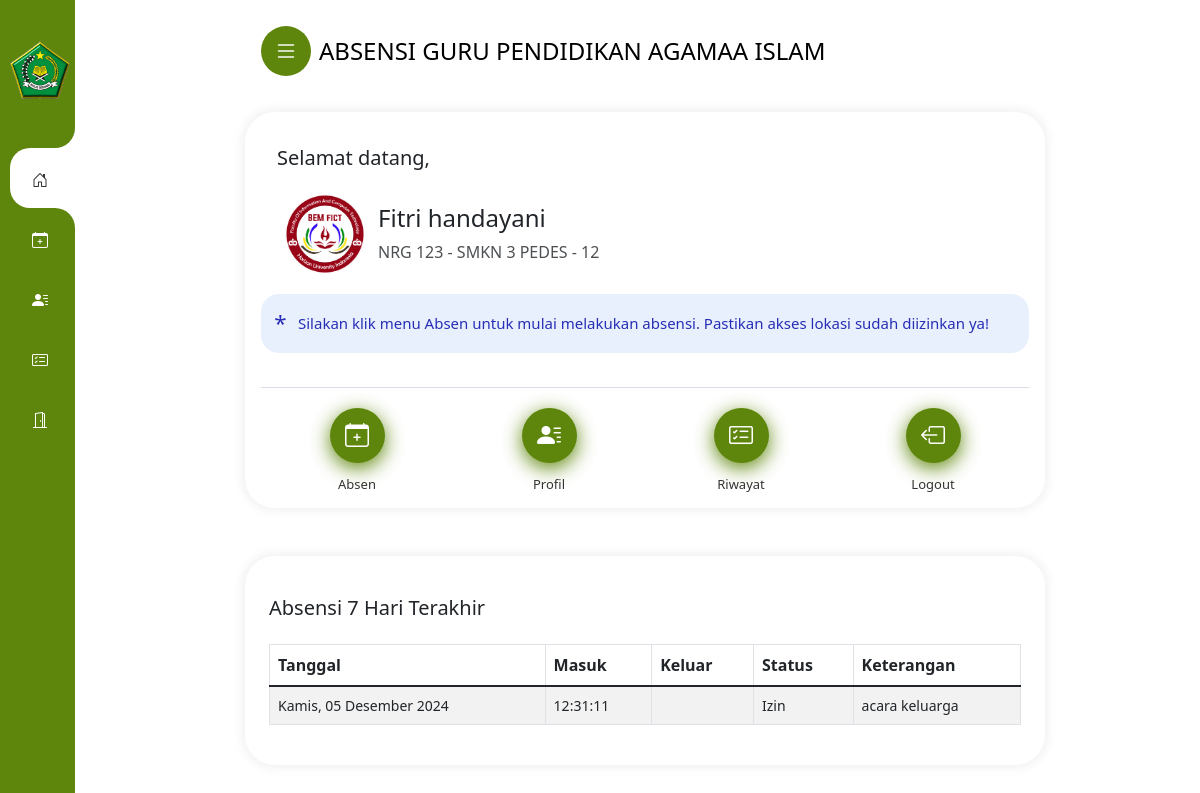
The app's page /beranda (signed in) with its own data.
### tables this page shows
CREATE TABLE `pengguna` (
  `id` int NOT NULL,
  `nip` int NOT NULL,
  `nama` varchar(30) NOT NULL,
  `password` varchar(255) NOT NULL,
  `jabatan_id` int NOT NULL,
  `penempatan_id` int NOT NULL,
  `foto_profil` varchar(225) DEFAULT NULL
);

CREATE TABLE `jabatan` (
  `jabatan_id` int NOT NULL,
  `jabatan_nama` varchar(30) NOT NULL
);

CREATE TABLE `penempatan` (
  `penempatan_id` int NOT NULL,
  `penempatan_nama` varchar(11) NOT NULL
);

CREATE TABLE `absen` (
  `id_absen` int NOT NULL,
  `nip` int NOT NULL,
  `id_status` int DEFAULT NULL,
  `id_jadwal` int DEFAULT NULL,
  `tanggal_absen` date DEFAULT NULL,
  `jam_masuk` time DEFAULT NULL,
  `tgl_keluar` date DEFAULT NULL,
  `jam_keluar` time DEFAULT NULL,
  `keterangan` varchar(55) DEFAULT NULL,
  `foto_absen` varchar(255) DEFAULT NULL,
  `latlong` varchar(50) DEFAULT NULL
);

CREATE TABLE `status_absen` (
  `id_status` int NOT NULL,
  `nama_status` varchar(11) NOT NULL
);

### beranda.php (the view, shortened to what this page needs)
<!DOCTYPE html>
<html>
<body>
<?php
include_once 'cfgall.php';
?>
	<div class="kolomkanan">
		<div class="mx-auto">
			<div class="card mb-5 p-3">
				<div class="leftP">
					<div>
						<div class="card-body" style="padding-top:0">
							<h5 class="card-title">Selamat datang,</h5>
						</div>
					</div>
					<div class="profileIcon leftC flex solo" style="padding-bottom:20px">
						<label class="a flexIns fc" for="forProfile">
							<span class="avatar flex center">
								<img class="iniprofil" src="foto_profil/<?php echo $nama_file; ?>"
									alt="<?php echo $nama_file; ?>">
							</span>
							<span class="n flex column">
								<span class="fontS">
									<h4>
										<?php echo $nama ?>
									</h4>
								</span>
								<p class="opacity" style="margin-bottom:0">
									NRG
									<?php echo $nip ?> -
									<?php echo $jabatan ?> -
									<?php echo $penempatan ?>
								</p>
							</span>
						</label>
					</div>
					<p class='note'>Silakan klik menu Absen untuk mulai melakukan absensi. Pastikan akses lokasi sudah diizinkan ya!</p>
				</div>
				<div class="menu-beranda">
					<div class="item">
						<div class="sa">
							<a href="./absensi">
								<div class="icon-wrapper bg-putih">
									<i class="bi bi-calendar-plus"></i>
								</div>
								<strong>Absen</strong>
							</a>
						</div>
					</div>
					<div class="item">
						<div class="sa">
							<a href="./profil">
								<div class="icon-wrapper bg-putih">
									<i class="bi bi-person-lines-fill"></i>
								</div>
								<strong>Profil</strong>
							</a>
						</div>
					</div>
					<div class="item">
						<div class="sa">
							<a href="./riwayat">
								<div class="icon-wrapper bg-putih">
									<i class="bi bi-card-checklist"></i>
								</div>
								<strong>Riwayat</strong>
							</a>
						</div>
					</div>
					<div class="item">
						<div class="sa">
							<a href="./logout">
								<div class="icon-wrapper bg-putih">
									<i class="bi bi-box-arrow-left"></i>
								</div>
								<strong>Logout</strong>
							</a>
						</div>
					</div>
				</div>
			</div>
			<?php
			$kurun_waktu = 7;
			$tanggal_kurang = date('Y-m-d', strtotime('-' . $kurun_waktu . ' days'));
			$query = "SELECT absen.tanggal_absen, absen.jam_masuk, absen.jam_keluar, status_absen.nama_status, absen.keterangan
          FROM absen
          JOIN status_absen ON absen.id_status = status_absen.id_status
          WHERE absen.nip = ? AND absen.tanggal_absen >= ?
          ORDER BY absen.tanggal_absen DESC";
			$stmt = $conn->prepare($query);
			$stmt->execute([$userid, $tanggal_kurang]);
			$result = $stmt->fetchAll();
			if (count($result) > 0) { ?>
				<div class="card p-4 mb-5">
					<div class="card-body" style="padding-left:0;padding-bottom:0">
						<h5 class="card-title">Absensi 7 Hari Terakhir</h5>
					</div>
					<div class="table-responsive">
						<table class="table table-bordered table-striped mt-3">
							<thead>
								<tr>
									<th>Tanggal</th>
									<th>Masuk</th>
									<th>Keluar</th>
									<th>Status</th>
									<th>Keterangan</th>
								</tr>
							</thead>
							<tbody style="font-size:14px">
								<?php
								foreach ($result as $row) {
									$hari = array("Minggu", "Senin", "Selasa", "Rabu", "Kamis", "Jumat", "Sabtu");
									$bulan = array("Januari", "Februari", "Maret", "April", "Mei", "Juni", "Juli", "Agustus", "September", "Oktober", "November", "Desember");
									$tanggal = date_create($row['tanggal_absen']);
									$hari_tanggal = $hari[date_format($tanggal, "w")];
									$tanggal_indo = $hari_tanggal . ", " . date_format($tanggal, "d") . " " . $bulan[date_format($tanggal, "m") - 1] . " " . date_format($tanggal, "Y");
									echo "<tr>";
									echo "<td>" . $tanggal_indo . "</td>";
									echo "<td>" . $row['jam_masuk'] . "</td>";
									echo "<td>" . $row['jam_keluar'] . "</td>";
									echo "<td>" . $row['nama_status'] . "</td>";
									echo "<td>" . $row['keterangan'] . "</td>";
									echo "</tr>";
								}
								?>
							</tbody>
						</table>
					</div>
				</div>
			<?php } ?>
		</div>
	</div>
</body>
</html>

### header/style1.css (style rules this page uses)
a,a:hover,a:focus { color: inherit;text-decoration: none;transition: all 0.3s; }
.card, .modal-content { box-shadow: 0px 0px 10px 4px rgba(0, 0, 0, 0.05);border:none;border-radius: 30px; }
.bi { vertical-align: -.125em;pointer-events: none;fill: currentColor; }
.flex { display:flex }
.flex.column { flex-direction:column }
.leftC { padding-inline: 20px; }
.leftP { position: relative;left: 0;top: 0;right: 0;padding-block: 18px;background-color: inherit; }
.profileIcon .a { align-items: center; }
.flexIns { display: inline-flex; }
.profileIcon .avatar { margin-inline-start: calc((35px - 20px) / 2 - 4px);margin-inline-end: calc(((35px - 20px) / 2) + 6px); }
.flex.center { align-items: center;justify-content: center; }
.avatar { min-width: 42px;min-height: 42px;border-radius: 50%;background-color: #f5f3f2;background-size: 100%;background-position: center;background-repeat: no-repeat; }
.avatar .iniprofil { width:80px;height:80px;border-radius: 50%; }
.profileIcon .n { max-width: calc(100% - 45px); }
.opacity { opacity: .8; }
.menu-beranda { border-top: 1px solid #DCDCE9;padding-top: 20px;display: flex;align-items: flex-start;justify-content: space-between; }
.menu-beranda .item { flex: 1;text-align: center; }
.menu-beranda .item .sa { display:block; }
.menu-beranda .item .icon-wrapper { width: 55px;height: 55px;display: inline-flex;align-items: center;justify-content: center;border-radius: 50%;color: #fff;font-size: 24px;margin-bottom: 14px;box-shadow:0 5px 20px 0 #5F860C;transition: all .3s ease; }
.bg-putih { background:#5F860C }
.menu-beranda .item strong { display: block;color: #333333;font-weight: 500;font-size: 13px;line-height: 1.2em; }
@media only screen and (min-width: 576px) { .mx-auto { margin-top:20px } }
@media only screen and (min-width: 576px) { .kolomkanan { margin-left: 110px !important;margin-right: 20px !important; } }
.note { position:relative; padding:18px 20px;padding-inline-start:37px;border-radius:18px; color:#272eb5;background-color:#e8f0fe; font-size:15px; overflow:hidden }
.note::after { content:'\002A'; position:absolute;top:12px;left:12px;min-width:15px;text-align:center; font-size:1.4rem }

### beranda.php (style rules this page uses)
.mx-auto { max-width: 800px !important }
.card { margin-top: 10px; }

### records on screen
pengguna: foto_profil (picture), nama "Fitri handayani", nip "123", jabatan.jabatan_nama "SMKN 3 PEDES", penempatan.penempatan_nama "12"
absen: tanggal_absen "Kamis, 05 Desember 2024", jam_masuk "12:31:11", id_status.nama_status "Izin", keterangan "acara keluarga"
